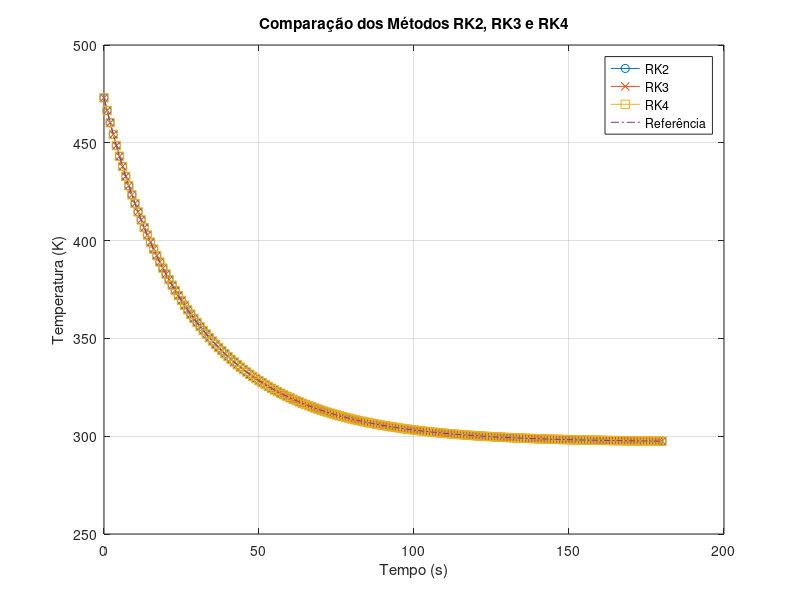

MATLAB code to generate this figure:
function compare_runge_kutta_methods()
    % Constantes físicas
    rho = 300;  % densidade em kg/m^3
    V = 0.001;  % volume em m^3
    A = 0.25;   % área em m^2
    C = 900;    % calor específico em J/kgK
    hc = 30;    % coeficiente de transferência de calor em J/m^2K
    epsilon = 0.8; % emissividade
    sigma = 5.67e-8; % constante de Boltzmann em W/m^2K^4
    T_room = 297; % temperatura da sala em K
    
    % Condição inicial
    T0 = 473; % temperatura inicial em K
    
    % Parâmetros de integração
    h = 1; % passo de integração em segundos
    t_final = 180; % tempo final em segundos
    
    % Número de passos
    n_steps = t_final / h;
    
    % Vetores de tempo
    t = 0:h:t_final;
    
    % Resultados dos métodos
    T_RK2 = runge_kutta_rk2(T0, n_steps, h, A, rho, C, V, epsilon, sigma, T_room, hc);
    T_RK3 = runge_kutta_rk3(T0, n_steps, h, A, rho, C, V, epsilon, sigma, T_room, hc);
    T_RK4 = runge_kutta_rk4(T0, n_steps, h, A, rho, C, V, epsilon, sigma, T_room, hc);
    
    % Solução de referência usando RK4 com passo menor
    h_ref = 0.1; % passo de integração menor para maior precisão
    n_steps_ref = t_final / h_ref;
    T_ref = runge_kutta_rk4(T0, n_steps_ref, h_ref, A, rho, C, V, epsilon, sigma, T_room, hc);
    t_ref = 0:h_ref:t_final;
    T_ref_interp = interp1(t_ref, T_ref, t); % Interpolando para comparar
    
    % Exibindo os resultados finais no terminal
    fprintf('Temperatura final usando RK2: %.2f K\n', T_RK2(end));
    fprintf('Temperatura final usando RK3: %.2f K\n', T_RK3(end));
    fprintf('Temperatura final usando RK4: %.2f K\n', T_RK4(end));
    fprintf('Temperatura final de referência: %.2f K\n', T_ref(end));
    
    % Calculando e exibindo os erros absolutos finais
    error_RK2 = abs(T_RK2 - T_ref_interp);
    error_RK3 = abs(T_RK3 - T_ref_interp);
    error_RK4 = abs(T_RK4 - T_ref_interp);
    fprintf('Erro final usando RK2: %.2e K\n', error_RK2(end));
    fprintf('Erro final usando RK3: %.2e K\n', error_RK3(end));
    fprintf('Erro final usando RK4: %.2e K\n', error_RK4(end));
    
    % Plotando os resultados
    plot(t, T_RK2, '-o', 'DisplayName', 'RK2')
    hold on
    plot(t, T_RK3, '-x', 'DisplayName', 'RK3')
    plot(t, T_RK4, '-s', 'DisplayName', 'RK4')
    plot(t, T_ref_interp, '-.', 'DisplayName', 'Referência')
    hold off
    
    xlabel('Tempo (s)')
    ylabel('Temperatura (K)')
    title('Comparação dos Métodos RK2, RK3 e RK4')
    legend('show')
    grid on
end

function T = runge_kutta_rk2(T0, n_steps, h, A, rho, C, V, epsilon, sigma, T_room, hc)
    T = zeros(1, n_steps+1);
    T(1) = T0;
    for i = 1:n_steps
        k1 = temperature_derivative(T(i), A, rho, C, V, epsilon, sigma, T_room, hc);
        k2 = temperature_derivative(T(i) + (2/3)*h*k1, A, rho, C, V, epsilon, sigma, T_room, hc);
        T(i+1) = T(i) + h * (1/4*k1 + 3/4*k2);
    end
end

function T = runge_kutta_rk3(T0, n_steps, h, A, rho, C, V, epsilon, sigma, T_room, hc)
    T = zeros(1, n_steps+1);
    T(1) = T0;
    for i = 1:n_steps
        k1 = temperature_derivative(T(i), A, rho, C, V, epsilon, sigma, T_room, hc);
        k2 = temperature_derivative(T(i) + (1/2)*h*k1, A, rho, C, V, epsilon, sigma, T_room, hc);
        k3 = temperature_derivative(T(i) - h*k1 + 2*h*k2, A, rho, C, V, epsilon, sigma, T_room, hc);
        T(i+1) = T(i) + (1/6)*h*(k1 + 4*k2 + k3);
    end
end

function T = runge_kutta_rk4(T0, n_steps, h, A, rho, C, V, epsilon, sigma, T_room, hc)
    T = zeros(1, n_steps+1);
    T(1) = T0;
    for i = 1:n_steps
        k1 = temperature_derivative(T(i), A, rho, C, V, epsilon, sigma, T_room, hc);
        k2 = temperature_derivative(T(i) + (1/2)*h*k1, A, rho, C, V, epsilon, sigma, T_room, hc);
        k3 = temperature_derivative(T(i) + (1/2)*h*k2, A, rho, C, V, epsilon, sigma, T_room, hc);
        k4 = temperature_derivative(T(i) + h*k3, A, rho, C, V, epsilon, sigma, T_room, hc);
        T(i+1) = T(i) + (1/6)*h*(k1 + 2*k2 + 2*k3 + k4);
    end
end

function dTdt = temperature_derivative(T, A, rho, C, V, epsilon, sigma, T_room, hc)
    dTdt = (A / (rho * C * V)) * (epsilon * sigma * (T_room^4 - T^4) + hc * (T_room - T));
end
